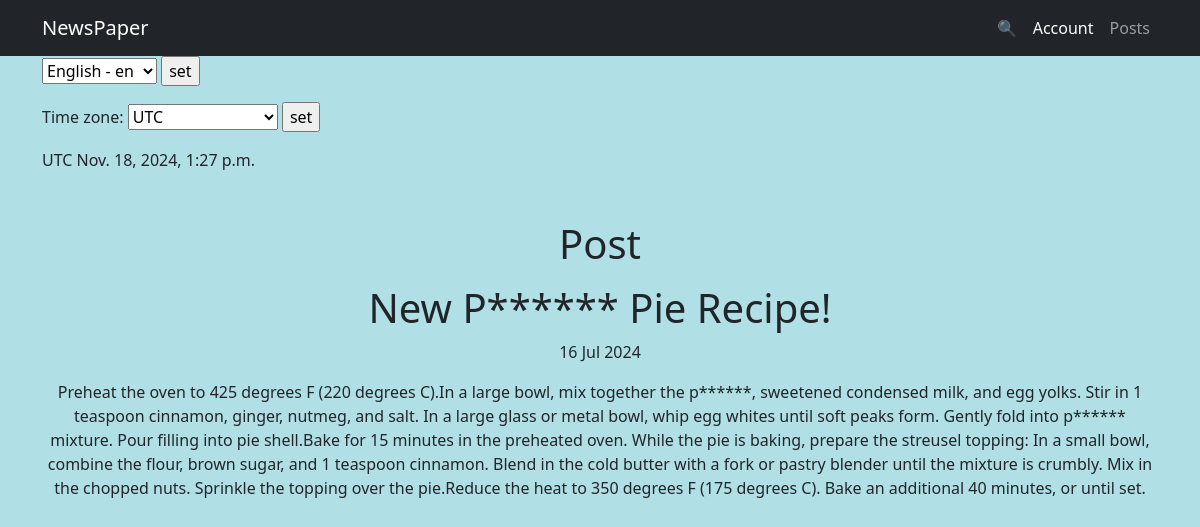
/posts/1, run on the app's committed database.
### news/models.py (models this page shows, shortened)
class Post(models.Model):
    article = 'A'
    news = 'N'
    POSITIONS = [
        (article, 'статья'),
        (news, 'новость')
    ]
    author = models.ForeignKey(Author, on_delete=models.CASCADE)
    type = models.CharField(max_length=1, choices=POSITIONS, default=news)
    date = models.DateTimeField(auto_now_add=True)
    category = models.ManyToManyField(
        Category,
        through='PostCategory',
        related_name='posts',)
    title = models.CharField(max_length=225)
    text = models.TextField()
    rating = models.IntegerField(default=0)

### news/views.py (the view)
# urls.py: path('<int:pk>', PostDetail.as_view(), name='post_detail'),
class PostDetail(DetailView):
    model = Post
    template_name = 'post_detail.html'
    context_object_name = 'post'
    def get_object(self, *args, **kwargs):
        obj = cache.get(f'post-{self.kwargs["pk"]}', None)
        if not obj:
            obj = super().get_object(queryset=self.queryset)
            cache.set(f'post-{self.kwargs["pk"]}', obj)
        return obj

### news/templatetags/my_filters.py (called while the page is built)
@register.filter()
def censor(value):
    for word in censor_words:
        if word in value:
            value = value.replace(word[1:], '*' * len(word[1:]))
    return value

### news/timezone_context.py (called while the page is built)
def get_timezone(request):
    return {
        'current_time': timezone.localtime(timezone.now()),
        'timezones': pytz.common_timezones,
    }

### templates/post_detail.html
{% extends 'flatpages/default.html' %}
{% load my_filters %}
{% block title %}
Post
{% endblock title %}
{% block content %}
<h1>{{ post.title|censor }}</h1>
<p>{{ post.date|date:'d M Y' }}</p>
<p>{{ post.text|censor}}</p>
{% endblock content %}

### data on the page
Post: title|censor "New P****** Pie Recipe!", date "16 Jul 2024", text|censor "Preheat the oven to 425 degrees F (220 degrees C).In a large bowl, mix together the p******, sweetened condensed milk, and egg yolks. Stir in 1 teaspoon cinnamon, ginger, nutmeg, and salt. In a large glass or metal bowl, whip egg whites until soft peaks form. Gently fold into p****** mixture. Pour filling into pie shell.Bake for 15 minutes in the preheated oven. While the pie is baking, prepare the streusel topping: In a small bowl, combine the flour, brown sugar, and 1 teaspoon cinnamon. Blend in the cold butter with a fork or pastry blender until the mixture is crumbly. Mix in the chopped nuts. Sprinkle the topping over the pie.Reduce the heat to 350 degrees F (175 degrees C). Bake an…"

### other printed values
{{ TIME_ZONE }} "UTC"
{{ current_time|timezone:TIME_ZONE }} "Nov. 18, 2024, 1:27 p.m."
form field language "English - en"
form field timezone "UTC"
